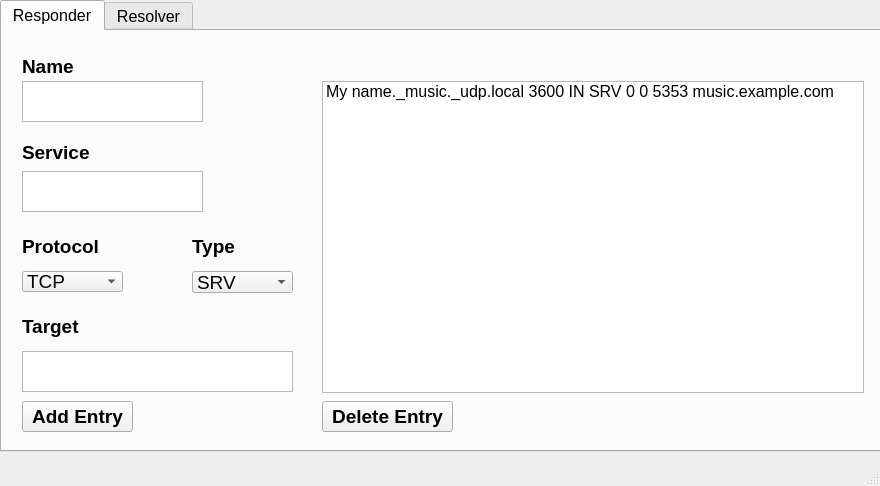
<?xml version="1.0" encoding="UTF-8"?>
<ui version="4.0">
 <class>MainWindow</class>
 <widget class="QMainWindow" name="MainWindow">
  <property name="geometry">
   <rect>
    <x>0</x>
    <y>0</y>
    <width>880</width>
    <height>486</height>
   </rect>
  </property>
  <property name="windowTitle">
   <string>MainWindow</string>
  </property>
  <widget class="QWidget" name="centralwidget">
   <widget class="QTabWidget" name="tabWidget">
    <property name="geometry">
     <rect>
      <x>0</x>
      <y>0</y>
      <width>882</width>
      <height>452</height>
     </rect>
    </property>
    <property name="font">
     <font>
      <pointsize>12</pointsize>
     </font>
    </property>
    <property name="currentIndex">
     <number>0</number>
    </property>
    <widget class="QWidget" name="responder_tab">
     <attribute name="title">
      <string>Responder</string>
     </attribute>
     <widget class="QPushButton" name="add_button">
      <property name="geometry">
       <rect>
        <x>20</x>
        <y>370</y>
        <width>111</width>
        <height>31</height>
       </rect>
      </property>
      <property name="font">
       <font>
        <pointsize>14</pointsize>
        <weight>75</weight>
        <bold>true</bold>
       </font>
      </property>
      <property name="text">
       <string>Add Entry</string>
      </property>
     </widget>
     <widget class="QLabel" name="label">
      <property name="geometry">
       <rect>
        <x>20</x>
        <y>20</y>
        <width>61</width>
        <height>31</height>
       </rect>
      </property>
      <property name="text">
       <string>&lt;html&gt;&lt;head/&gt;&lt;body&gt;&lt;p&gt;&lt;span style=&quot; font-size:14pt; font-weight:600;&quot;&gt;Name&lt;/span&gt;&lt;/p&gt;&lt;/body&gt;&lt;/html&gt;</string>
      </property>
     </widget>
     <widget class="QTextEdit" name="name_text">
      <property name="geometry">
       <rect>
        <x>20</x>
        <y>50</y>
        <width>181</width>
        <height>41</height>
       </rect>
      </property>
      <property name="font">
       <font>
        <pointsize>14</pointsize>
       </font>
      </property>
      <property name="html">
       <string>&lt;!DOCTYPE HTML PUBLIC &quot;-//W3C//DTD HTML 4.0//EN&quot; &quot;http://www.w3.org/TR/REC-html40/strict.dtd&quot;&gt;
&lt;html&gt;&lt;head&gt;&lt;meta name=&quot;qrichtext&quot; content=&quot;1&quot; /&gt;&lt;style type=&quot;text/css&quot;&gt;
p, li { white-space: pre-wrap; }
&lt;/style&gt;&lt;/head&gt;&lt;body style=&quot; font-family:'MS Shell Dlg 2'; font-size:14pt; font-weight:400; font-style:normal;&quot;&gt;
&lt;p style=&quot;-qt-paragraph-type:empty; margin-top:0px; margin-bottom:0px; margin-left:0px; margin-right:0px; -qt-block-indent:0; text-indent:0px;&quot;&gt;&lt;br /&gt;&lt;/p&gt;&lt;/body&gt;&lt;/html&gt;</string>
      </property>
     </widget>
     <widget class="QLabel" name="label_2">
      <property name="geometry">
       <rect>
        <x>20</x>
        <y>110</y>
        <width>71</width>
        <height>21</height>
       </rect>
      </property>
      <property name="text">
       <string>&lt;html&gt;&lt;head/&gt;&lt;body&gt;&lt;p&gt;&lt;span style=&quot; font-size:14pt; font-weight:600;&quot;&gt;Service&lt;/span&gt;&lt;/p&gt;&lt;/body&gt;&lt;/html&gt;</string>
      </property>
     </widget>
     <widget class="QLabel" name="label_3">
      <property name="geometry">
       <rect>
        <x>20</x>
        <y>200</y>
        <width>91</width>
        <height>31</height>
       </rect>
      </property>
      <property name="text">
       <string>&lt;html&gt;&lt;head/&gt;&lt;body&gt;&lt;p&gt;&lt;span style=&quot; font-size:14pt; font-weight:600;&quot;&gt;Protocol&lt;/span&gt;&lt;/p&gt;&lt;/body&gt;&lt;/html&gt;</string>
      </property>
     </widget>
     <widget class="QComboBox" name="protocol_comboBox">
      <property name="geometry">
       <rect>
        <x>20</x>
        <y>240</y>
        <width>101</width>
        <height>21</height>
       </rect>
      </property>
      <property name="font">
       <font>
        <pointsize>14</pointsize>
        <weight>50</weight>
        <bold>false</bold>
       </font>
      </property>
      <item>
       <property name="text">
        <string>TCP</string>
       </property>
      </item>
      <item>
       <property name="text">
        <string>UDP</string>
       </property>
      </item>
     </widget>
     <widget class="QLabel" name="label_4">
      <property name="geometry">
       <rect>
        <x>190</x>
        <y>200</y>
        <width>71</width>
        <height>31</height>
       </rect>
      </property>
      <property name="text">
       <string>&lt;html&gt;&lt;head/&gt;&lt;body&gt;&lt;p&gt;&lt;span style=&quot; font-size:14pt; font-weight:600;&quot;&gt;Type&lt;/span&gt;&lt;/p&gt;&lt;/body&gt;&lt;/html&gt;</string>
      </property>
     </widget>
     <widget class="QComboBox" name="type_comboBox">
      <property name="geometry">
       <rect>
        <x>190</x>
        <y>240</y>
        <width>101</width>
        <height>22</height>
       </rect>
      </property>
      <property name="font">
       <font>
        <pointsize>14</pointsize>
        <weight>50</weight>
        <bold>false</bold>
       </font>
      </property>
      <item>
       <property name="text">
        <string>SRV</string>
       </property>
      </item>
      <item>
       <property name="text">
        <string>TXT</string>
       </property>
      </item>
     </widget>
     <widget class="QTextEdit" name="target_text">
      <property name="geometry">
       <rect>
        <x>20</x>
        <y>320</y>
        <width>271</width>
        <height>41</height>
       </rect>
      </property>
      <property name="font">
       <font>
        <pointsize>14</pointsize>
       </font>
      </property>
      <property name="html">
       <string>&lt;!DOCTYPE HTML PUBLIC &quot;-//W3C//DTD HTML 4.0//EN&quot; &quot;http://www.w3.org/TR/REC-html40/strict.dtd&quot;&gt;
&lt;html&gt;&lt;head&gt;&lt;meta name=&quot;qrichtext&quot; content=&quot;1&quot; /&gt;&lt;style type=&quot;text/css&quot;&gt;
p, li { white-space: pre-wrap; }
&lt;/style&gt;&lt;/head&gt;&lt;body style=&quot; font-family:'MS Shell Dlg 2'; font-size:14pt; font-weight:400; font-style:normal;&quot;&gt;
&lt;p style=&quot;-qt-paragraph-type:empty; margin-top:0px; margin-bottom:0px; margin-left:0px; margin-right:0px; -qt-block-indent:0; text-indent:0px;&quot;&gt;&lt;br /&gt;&lt;/p&gt;&lt;/body&gt;&lt;/html&gt;</string>
      </property>
     </widget>
     <widget class="QTextEdit" name="service_text">
      <property name="geometry">
       <rect>
        <x>20</x>
        <y>140</y>
        <width>181</width>
        <height>41</height>
       </rect>
      </property>
      <property name="font">
       <font>
        <pointsize>14</pointsize>
       </font>
      </property>
      <property name="html">
       <string>&lt;!DOCTYPE HTML PUBLIC &quot;-//W3C//DTD HTML 4.0//EN&quot; &quot;http://www.w3.org/TR/REC-html40/strict.dtd&quot;&gt;
&lt;html&gt;&lt;head&gt;&lt;meta name=&quot;qrichtext&quot; content=&quot;1&quot; /&gt;&lt;style type=&quot;text/css&quot;&gt;
p, li { white-space: pre-wrap; }
&lt;/style&gt;&lt;/head&gt;&lt;body style=&quot; font-family:'MS Shell Dlg 2'; font-size:14pt; font-weight:400; font-style:normal;&quot;&gt;
&lt;p style=&quot;-qt-paragraph-type:empty; margin-top:0px; margin-bottom:0px; margin-left:0px; margin-right:0px; -qt-block-indent:0; text-indent:0px;&quot;&gt;&lt;br /&gt;&lt;/p&gt;&lt;/body&gt;&lt;/html&gt;</string>
      </property>
     </widget>
     <widget class="QLabel" name="label_6">
      <property name="geometry">
       <rect>
        <x>20</x>
        <y>280</y>
        <width>71</width>
        <height>31</height>
       </rect>
      </property>
      <property name="text">
       <string>&lt;html&gt;&lt;head/&gt;&lt;body&gt;&lt;p&gt;&lt;span style=&quot; font-size:14pt; font-weight:600;&quot;&gt;Target&lt;/span&gt;&lt;/p&gt;&lt;/body&gt;&lt;/html&gt;</string>
      </property>
     </widget>
     <widget class="QListWidget" name="responder_list">
      <property name="geometry">
       <rect>
        <x>320</x>
        <y>50</y>
        <width>542</width>
        <height>312</height>
       </rect>
      </property>
      <property name="font">
       <font>
        <pointsize>12</pointsize>
        <weight>50</weight>
        <bold>false</bold>
       </font>
      </property>
      <item>
       <property name="text">
        <string>My name._music._udp.local 3600 IN SRV 0 0 5353 music.example.com</string>
       </property>
      </item>
     </widget>
     <widget class="QPushButton" name="delete_button">
      <property name="geometry">
       <rect>
        <x>320</x>
        <y>370</y>
        <width>131</width>
        <height>31</height>
       </rect>
      </property>
      <property name="font">
       <font>
        <pointsize>14</pointsize>
        <weight>75</weight>
        <bold>true</bold>
       </font>
      </property>
      <property name="text">
       <string>Delete Entry</string>
      </property>
     </widget>
    </widget>
    <widget class="QWidget" name="resolver_tab">
     <attribute name="title">
      <string>Resolver</string>
     </attribute>
     <widget class="QPushButton" name="showAll_button">
      <property name="geometry">
       <rect>
        <x>10</x>
        <y>350</y>
        <width>211</width>
        <height>41</height>
       </rect>
      </property>
      <property name="font">
       <font>
        <pointsize>14</pointsize>
        <weight>75</weight>
        <bold>true</bold>
       </font>
      </property>
      <property name="text">
       <string>Show All Services</string>
      </property>
     </widget>
     <widget class="QListWidget" name="resolver_list">
      <property name="geometry">
       <rect>
        <x>10</x>
        <y>90</y>
        <width>542</width>
        <height>248</height>
       </rect>
      </property>
      <property name="font">
       <font>
        <pointsize>12</pointsize>
       </font>
      </property>
     </widget>
     <widget class="QPushButton" name="filter_button">
      <property name="geometry">
       <rect>
        <x>250</x>
        <y>20</y>
        <width>191</width>
        <height>41</height>
       </rect>
      </property>
      <property name="font">
       <font>
        <pointsize>14</pointsize>
        <weight>75</weight>
        <bold>true</bold>
       </font>
      </property>
      <property name="text">
       <string>Filter By Service</string>
      </property>
     </widget>
     <widget class="QTextEdit" name="filter_text">
      <property name="geometry">
       <rect>
        <x>10</x>
        <y>20</y>
        <width>151</width>
        <height>41</height>
       </rect>
      </property>
      <property name="font">
       <font>
        <pointsize>14</pointsize>
       </font>
      </property>
     </widget>
    </widget>
   </widget>
  </widget>
  <widget class="QMenuBar" name="menubar">
   <property name="geometry">
    <rect>
     <x>0</x>
     <y>0</y>
     <width>880</width>
     <height>21</height>
    </rect>
   </property>
  </widget>
  <widget class="QStatusBar" name="statusbar"/>
 </widget>
 <resources/>
 <connections/>
</ui>
